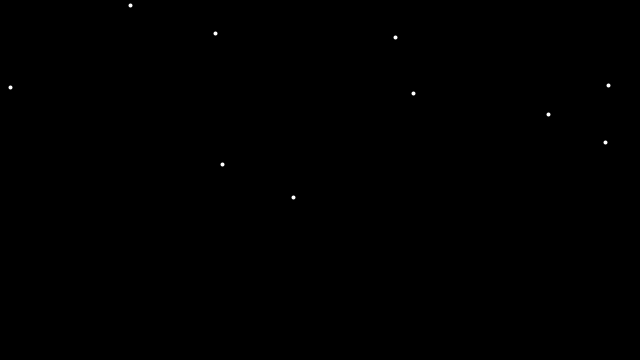
Frame 1 (no input)
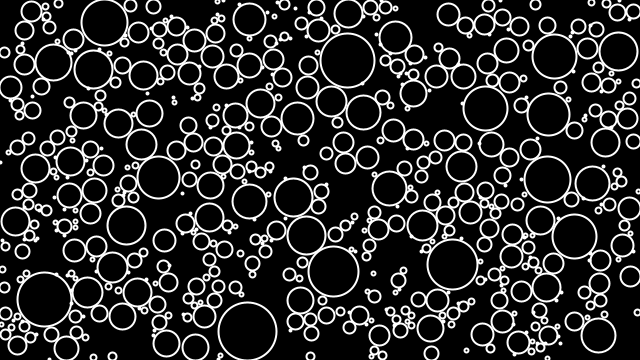
Frame 60 (the mouse pressed at the canvas centre just before this capture)
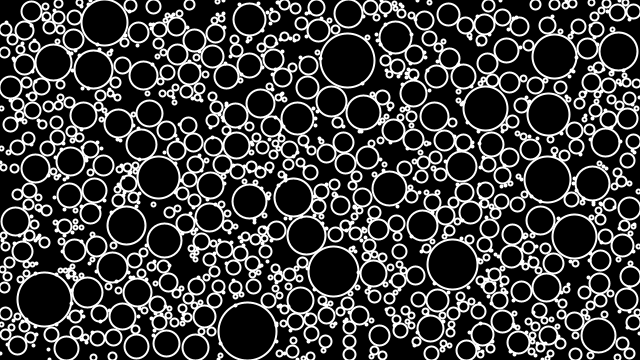
Frame 120 (the mouse held since frame 60 and released just before this capture)

The Processing sketch that drew these frames (run headless with seeded random() and noise(); from frame 60 on, the mouse is pressed at the canvas centre):

// Processing sketch: CirclePackingAnimation
// ── CirclePackingAnimation.pde
ArrayList<Circle> circles;

void setup()
{
  size(640,360);
  circles = new ArrayList<Circle>();
}

void draw()
{
  background(0);
  
  int total = 10;
  int count = 0;
  int attempts = 0;
  
  while(count < total)
  {
     Circle newC = newCircle();
     
      if(newC != null)
      {
        circles.add(newC);
        count++;
      }
      attempts++;
      if(attempts > 1000)
      {
        noLoop();
        println("FINISHED");
        break;
      }
  }
  
  for(Circle c : circles)
  {
    if(c.growing)
    {
      if(c.edges())
      {
        c.growing = false;
      }
      
      else
      {
        for(Circle other: circles)
        {
          if(c!=other)
          {
            float d = dist(c.x, c.y, other.x, other.y);
          
            if(d - 2 < c.r + other.r)
            {
              c.growing = false;
              break;
            }
          }
        }
      }
    }
      c.show();
      c.grow(); 
  }
}

Circle newCircle()
{
  float x = random(width);
  float y = random(height);
  boolean valid = true;
  
  for(Circle c : circles)
  {
    float d = dist(x,y,c.x,c.y);
    if(d < c.r)
    {
      valid = false;
      break;
    }
  }
  
  if(valid)
  {
    return new Circle(x,y);
  }
  
  else
  {
    return null;
  }
}

// ── circle.pde
class Circle
{
  float x;
  float y; 
  float r;
  
  boolean growing = true;
  
  Circle(float x_, float y_)
  {
    x = x_;
    y = y_;
    r = 1;
  }
  
  void grow()
  {
    if(growing)
    {
      r += 1;
    }
  }
  
  boolean edges()
  {
    return(x + r > width || x  - r < 0 || y + r > height || y - r < 0);
  }
  
  void show()
  {
    stroke(255);
    strokeWeight(2);
    noFill();
    ellipse(x,y,r*2,r*2);
  }
}
